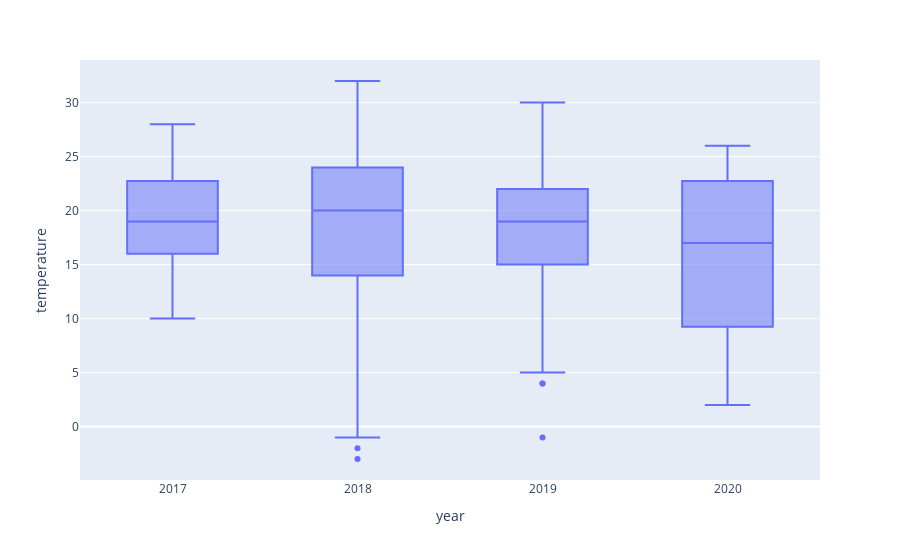

Notebook cell for this chart:
### Code cell
#Plot heart rate 
fig = px.box(data_strava, x="year",y="temperature")
fig.show()

### Figure 1 — Plotly figure (JSON) as saved in the notebook; plotly's stock layout.template omitted (floating-point values rounded to 4 significant figures; data arrays with more than 128 entries replaced by an {"elided": "..."} marker saying what was removed)
{"data": [{"alignmentgroup": "True", "hovertemplate": "year=%{x}<br>temperature=%{y}<extra></extra>", "legendgroup": "", "marker": {"color": "#636efa"}, "name": "", "notched": false, "offsetgroup": "", "orientation": "v", "showlegend": false, "type": "box", "x": {"elided": "1738 str values"}, "x0": " ", "xaxis": "x", "y": {"elided": "1738 int values"}, "y0": " ", "yaxis": "y"}], "layout": {"boxmode": "group", "legend": {"tracegroupgap": 0}, "margin": {"t": 60}, "xaxis": {"anchor": "y", "domain": [0, 1], "title": {"text": "year"}}, "yaxis": {"anchor": "x", "domain": [0, 1], "title": {"text": "temperature"}}}}
